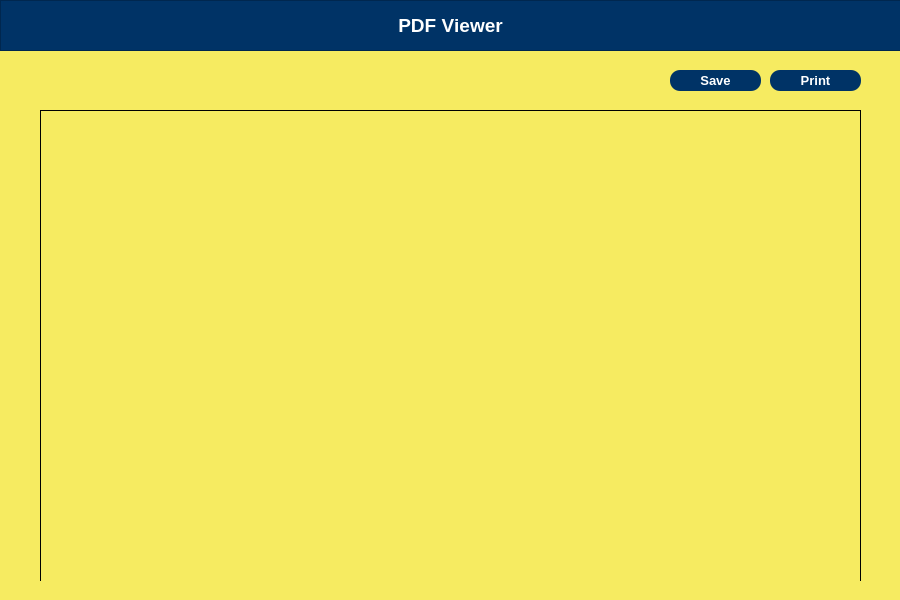
<?xml version="1.0" encoding="UTF-8"?>
<ui version="4.0">
 <class>Dialog</class>
 <widget class="QDialog" name="Dialog">
  <property name="geometry">
   <rect>
    <x>0</x>
    <y>0</y>
    <width>900</width>
    <height>600</height>
   </rect>
  </property>
  <property name="windowTitle">
   <string>Dialog</string>
  </property>
  <widget class="QWidget" name="widgetARd" native="true">
   <property name="geometry">
    <rect>
     <x>0</x>
     <y>0</y>
     <width>900</width>
     <height>600</height>
    </rect>
   </property>
   <property name="maximumSize">
    <size>
     <width>900</width>
     <height>600</height>
    </size>
   </property>
   <property name="font">
    <font>
     <family>Arial</family>
     <kerning>false</kerning>
    </font>
   </property>
   <property name="styleSheet">
    <string notr="true">QWidget #widgetARd {
	background-color:  rgb(246, 235, 97);
}</string>
   </property>
   <widget class="QFrame" name="frame">
    <property name="geometry">
     <rect>
      <x>0</x>
      <y>0</y>
      <width>901</width>
      <height>51</height>
     </rect>
    </property>
    <property name="font">
     <font>
      <family>Arial</family>
      <kerning>false</kerning>
     </font>
    </property>
    <property name="styleSheet">
     <string notr="true">background-color: rgb(0, 51, 102);
color: white;</string>
    </property>
    <property name="frameShape">
     <enum>QFrame::StyledPanel</enum>
    </property>
    <property name="frameShadow">
     <enum>QFrame::Raised</enum>
    </property>
    <widget class="QLabel" name="label">
     <property name="geometry">
      <rect>
       <x>280</x>
       <y>10</y>
       <width>341</width>
       <height>31</height>
      </rect>
     </property>
     <property name="font">
      <font>
       <family>Arial</family>
       <pointsize>14</pointsize>
       <weight>75</weight>
       <bold>true</bold>
       <kerning>false</kerning>
      </font>
     </property>
     <property name="text">
      <string>PDF Viewer</string>
     </property>
     <property name="alignment">
      <set>Qt::AlignCenter</set>
     </property>
    </widget>
   </widget>
   <widget class="QPushButton" name="matPrintbtn">
    <property name="geometry">
     <rect>
      <x>770</x>
      <y>70</y>
      <width>91</width>
      <height>21</height>
     </rect>
    </property>
    <property name="font">
     <font>
      <family>Arial</family>
      <pointsize>10</pointsize>
      <weight>75</weight>
      <bold>true</bold>
     </font>
    </property>
    <property name="styleSheet">
     <string notr="true">QPushButton {
	background-color: rgb(0, 51, 102);
	color: white;
	border-radius: 10px;
}

QPushButton:hover {
    background-color: #2980b9;  
}


</string>
    </property>
    <property name="text">
     <string>Print</string>
    </property>
   </widget>
   <widget class="QWidget" name="pdfContainer" native="true">
    <property name="geometry">
     <rect>
      <x>40</x>
      <y>110</y>
      <width>821</width>
      <height>471</height>
     </rect>
    </property>
    <property name="styleSheet">
     <string notr="true">border: 1px solid black;
border-bottom: none;    
</string>
    </property>
    <layout class="QVBoxLayout" name="verticalLayout">
     <item>
      <widget class="QWidget" name="widget" native="true"/>
     </item>
    </layout>
   </widget>
   <widget class="QPushButton" name="matSavebtn">
    <property name="geometry">
     <rect>
      <x>670</x>
      <y>70</y>
      <width>91</width>
      <height>21</height>
     </rect>
    </property>
    <property name="font">
     <font>
      <family>Arial</family>
      <pointsize>10</pointsize>
      <weight>75</weight>
      <bold>true</bold>
     </font>
    </property>
    <property name="styleSheet">
     <string notr="true">QPushButton {
	background-color: rgb(0, 51, 102);
	color: white;
	border-radius: 10px;
}

QPushButton:hover {
    background-color: #2980b9;  
}


</string>
    </property>
    <property name="text">
     <string>Save</string>
    </property>
   </widget>
  </widget>
 </widget>
 <resources/>
 <connections/>
</ui>
